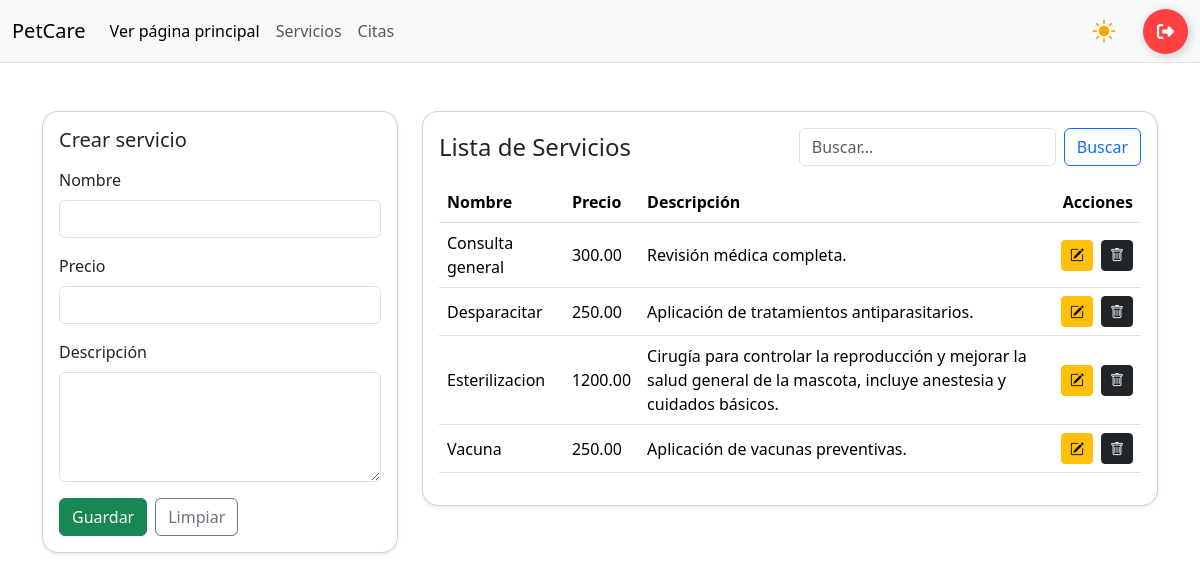
Before: /servicios/ (signed in) with the older database file.
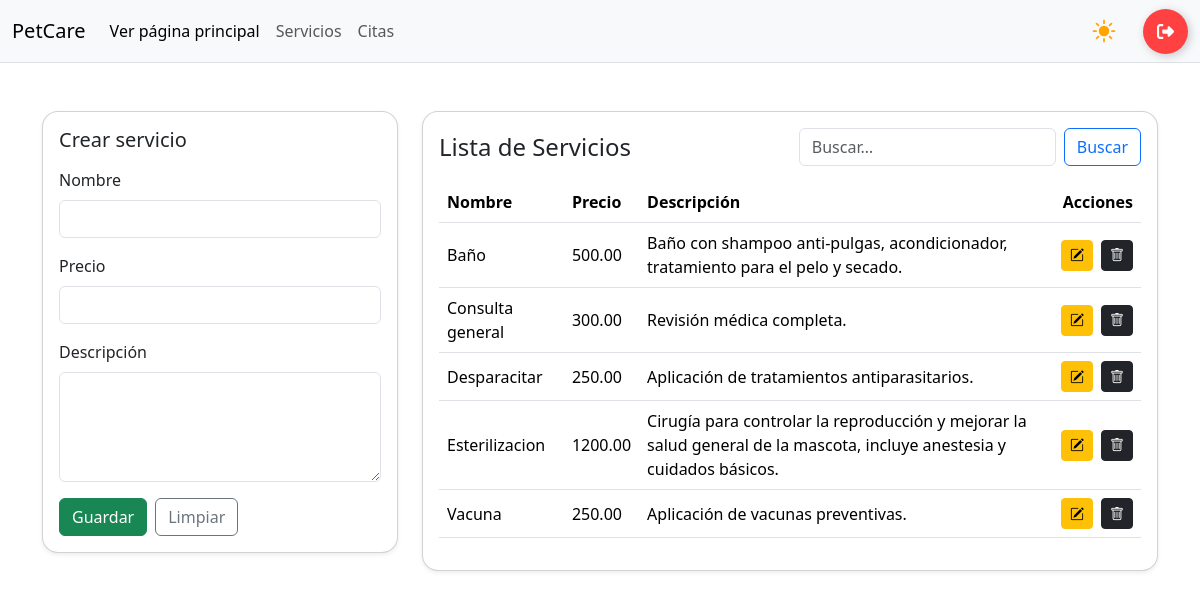
After: the same page with the newer database file.
### app/models.py (models this page shows, shortened)
class SERVICIO(models.Model):
    nombre = models.CharField(max_length=100)
    precio = models.DecimalField(max_digits=10, decimal_places=2)
    descripcion = models.TextField(max_length=250, null= True)

### app/views.py (the view, shortened to what this page needs)
# urls.py: path('servicios/', views.servicios_panel, name='servicios'), # Panel o dashboard
@login_required
def servicios_panel(request, id=None):
    servicio = get_object_or_404(SERVICIO, id=id) if id else None
    servicios = SERVICIO.objects.all().order_by("nombre")
    ctx = {"servicios": servicios, "servicio": servicio, "editando": bool(servicio)}
    return render(request, "servicios.html", ctx)

### app/templates/servicios.html (shortened to what the changed rows need)
{% load static %}
<!DOCTYPE html>
<html lang="es">
<head>
    {% include 'referencias.html' %}
    <link rel="stylesheet" href="{% static 'css/panel.css' %}">
</head>
<body>
    {% include 'navbar-panel.html' %}
    <main class="container mt-5">
        <div class="row g-4">
            <div class="col-12 col-lg-8">
                <div class="card shadow-sm rounded-4">
                    <div class="card-body">
                        <table class="table table-hover align-middle">
                            <thead>
                                <tr>
                                    <th>Nombre</th>
                                    <th>Precio</th>
                                    <th>Descripción</th>
                                    <th class="text-end">Acciones</th>
                                </tr>
                            </thead>
                            <tbody>
                                {% for servicio in servicios %}
                                <tr>
                                    <td>{{ servicio.nombre }}</td>
                                    <td>{{ servicio.precio }}</td>
                                    <td>{{ servicio.descripcion }}</td>
                                    <td class="text-end">
                                        <div class="d-inline-flex gap-2">
                                            <a class="btn btn-warning btn-sm"
                                                href="{% url 'servicios_edit' servicio.id %}">
                                                <i class="bi bi-pencil-square"></i>
                                            </a>
                                            <a class="btn btn-dark btn-sm" href="{% url 'eliminar' servicio.id %}"
                                                onclick="return confirm('¿Eliminar este servicio?')">
                                                <i class="bi bi-trash"></i>
                                            </a>
                                        </div>
                                    </td>
                                </tr>
                                {% empty %}
                                <tr>
                                    <td colspan="4" class="text-center text-muted">Sin información disponible</td>
                                </tr>
                                {% endfor %}
                            </tbody>
                        </table>
                    </div>
                </div>
            </div>
        </div>
    </main>
    <body>
        {% include 'alertas.html' %}
    </body>
</body>
</html>

Changed rows visible on the page:
added SERVICIO: nombre "Baño", precio "500.00", descripcion "Baño con shampoo anti-pulgas, acondicionador, tratamiento para el pelo y secado."
